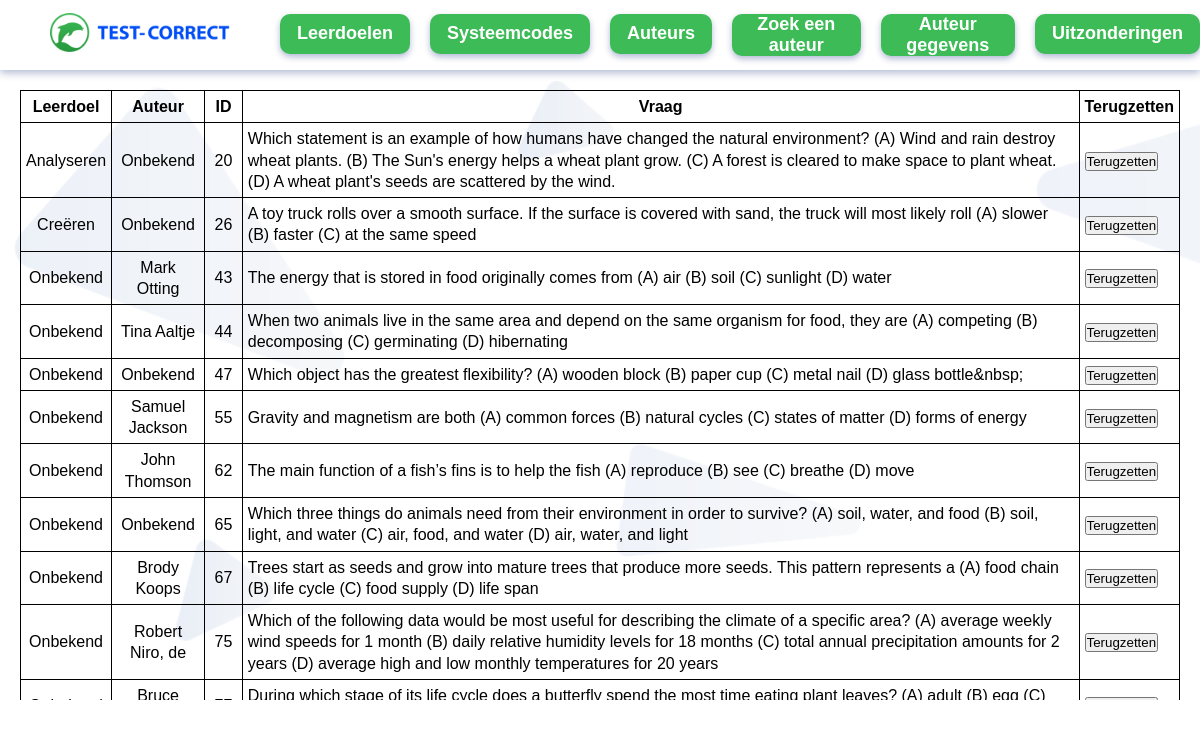
The page /uitzondering on the database its author committed.
### tables this page shows
CREATE TABLE `leerdoelen` (
  `id` integer NOT NULL
,  `leerdoel` text DEFAULT NULL
);

CREATE TABLE `vragen` (
  `id` integer NOT NULL
,  `leerdoel` integer DEFAULT NULL
,  `vraag` text NOT NULL
,  `auteur` integer DEFAULT NULL
, uitzondering text);

CREATE TABLE `auteurs` (
  `id` integer NOT NULL
,  `voornaam` varchar(80) NOT NULL
,  `achternaam` varchar(80) NOT NULL
,  `geboortejaar` integer DEFAULT NULL
,  `medewerker` varchar(250) NOT NULL
,  `met pensioen` integer NOT NULL
);

### app.py (the view)
@app.route("/uitzondering")
def uitzondering():
    uitzondering = vragen_model.get_uitzondering()
    leerdoelen = vragen_model.get_leerdoel_column()
    auteurs = vragen_model.get_auteur_column()
    return render_template(
        "uitzondering.html",
        uitzondering=uitzondering,
        leerdoelen=leerdoelen,
        auteurs=auteurs,
    )

### lib/vragenmodel.py (called while the page is built)
    def execute_query(self, sql_query, is_select=True):
        conn = sqlite3.connect(self.database_file)
        cursor = conn.cursor()
        cursor.row_factory = sqlite3.Row
        cursor.execute(sql_query)
        result = cursor.fetchall()
        conn.close()
        return result

    def column_query(self, sql_query, is_select=True):
        conn = sqlite3.connect(self.database_file)
        cursor = conn.cursor()
        cursor.execute(sql_query)
        result = cursor.fetchall()
        conn.close()
        return result

    def get_uitzondering(self):
        query = "SELECT * FROM vragen WHERE uitzondering IS 1"
        return self.execute_query(query)

    def get_leerdoel_column(self):
        query = "SELECT leerdoel FROM leerdoelen"
        return self.column_query(query)

    def get_auteur_column(self):
        query = "SELECT voornaam, achternaam FROM auteurs"
        return self.column_query(query)

### templates/uitzondering.html
{% extends "base.html" %} {% block content %}
<div class="data-table-uitzonderingen">
  <table class="data-table">
    <tr>
      <th>Leerdoel</th>
      <th>Auteur</th>
      <th>ID</th>
      <th>Vraag</th>
      <th>Terugzetten</th>
    </tr>
    {% for vraag in uitzondering%}
    <tr>
      <td class="leerdoel">
        {% if vraag["leerdoel"] > leerdoelen | length %} Onbekend {% else %} {%
        for leerdoel in leerdoelen[vraag["leerdoel"] -1] %} {{ leerdoel }} {%
        endfor%} {% endif %}
      </td>
      <td class="auteur">
        {% if vraag["auteur"] > auteurs | length %} Onbekend {% else %} {% for
        auteur in auteurs[vraag["auteur"] -1] %} {{ auteur }} {% endfor%} {%
        endif %}
      </td>
      <td class="id">{{ vraag["id"] }}</td>
      <td>{{ vraag["vraag"] }}</td>
      <td>
        <form action="/uitzondering_terugzetten/{{ vraag.id }}" method="POST">
          <input type="submit" value="Terugzetten" />
        </form>
      </td>
    </tr>
    {% endfor %}
  </table>
</div>
{% endblock %}

### static/styles.css (style rules this page uses)
*, *::before, *::after { margin: 0; padding: 0; }
body { font-family: sans-serif; font-size: 16px; font-stretch: normal; font-style: normal; font-weight: 400; line-height: 1.33; }
table, tr, th, td { border: 1px solid black; border-collapse: collapse; padding: 5px; }
.data-table { margin: 90px 20px 90px 20px; }
.leerdoel { text-align: center; }
.auteur { text-align: center; }
.id { text-align: center; }
.data-table-uitzonderingen { max-height: 700px; overflow: scroll; }

### rows shown on the page
vragen: auteur "Onbekend", id "20", vraag "Which statement is an example of how humans have changed the natural environment? (A) Wind and rain destroy wheat plants. (B) The Sun's energy helps a wheat plant grow. (C) A forest is cleared to make space to plant wheat. (D) A wheat plant's seeds are scattered by the wind."
leerdoelen: leerdoel "Analyseren"
vragen: auteur "Onbekend", id "26", vraag "A toy truck rolls over a smooth surface. If the surface is covered with sand, the truck will most likely roll (A) slower (B) faster (C) at the same speed"
leerdoelen: leerdoel "Creëren"
vragen: leerdoel "Onbekend", id "43", vraag "The energy that is stored in food originally comes from (A) air (B) soil (C) sunlight (D) water"
auteurs: voornaam "Mark", achternaam "Otting"
vragen: leerdoel "Onbekend", id "44", vraag "When two animals live in the same area and depend on the same organism for food, they are (A) competing (B) decomposing (C) germinating (D) hibernating"
auteurs: voornaam "Tina", achternaam "Aaltje"
vragen: leerdoel "Onbekend", auteur "Onbekend", id "47", vraag "Which object has the greatest flexibility? (A) wooden block (B) paper cup (C) metal nail (D) glass bottle&nbsp;"
vragen: leerdoel "Onbekend", id "55", vraag "Gravity and magnetism are both (A) common forces (B) natural cycles (C) states of matter (D) forms of energy"
auteurs: voornaam "Samuel", achternaam "Jackson"
vragen: leerdoel "Onbekend", id "62", vraag "The main function of a fish’s fins is to help the fish (A) reproduce (B) see (C) breathe (D) move"
auteurs: voornaam "John", achternaam "Thomson"
vragen: leerdoel "Onbekend", auteur "Onbekend", id "65", vraag "Which three things do animals need from their environment in order to survive? (A) soil, water, and food (B) soil, light, and water (C) air, food, and water (D) air, water, and light"
vragen: leerdoel "Onbekend", id "67", vraag "Trees start as seeds and grow into mature trees that produce more seeds. This pattern represents a (A) food chain (B) life cycle (C) food supply (D) life span"
auteurs: voornaam "Brody", achternaam "Koops"
vragen: leerdoel "Onbekend", id "75", vraag "Which of the following data would be most useful for describing the climate of a specific area? (A) average weekly wind speeds for 1 month (B) daily relative humidity levels for 18 months (C) total annual precipitation amounts for 2 years (D) average high and low monthly temperatures for 20 years"
auteurs: voornaam "Robert", achternaam "Niro, de"
vragen: vraag "During which stage of its life cycle does a butterfly spend the most time eating plant leaves? (A) adult (B) egg (C)…"
auteurs: voornaam "Bruce"
